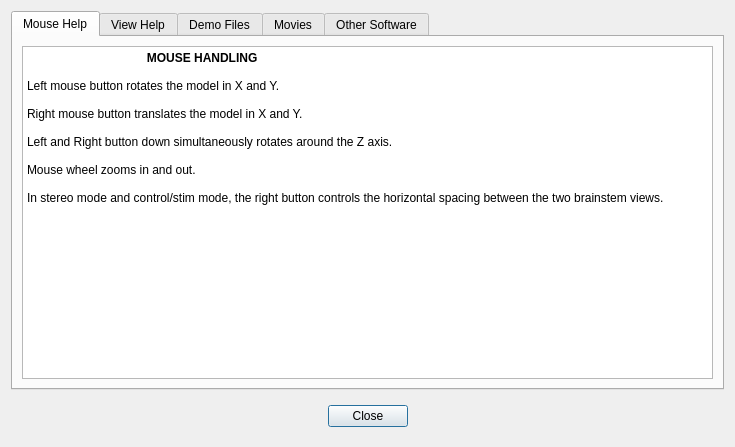
<?xml version="1.0" encoding="UTF-8"?>
<ui version="4.0">
 <class>HelpBox</class>
 <widget class="QDialog" name="HelpBox">
  <property name="geometry">
   <rect>
    <x>0</x>
    <y>0</y>
    <width>735</width>
    <height>447</height>
   </rect>
  </property>
  <property name="windowTitle">
   <string>Help</string>
  </property>
  <layout class="QVBoxLayout" name="verticalLayout">
   <item>
    <widget class="QTabWidget" name="helpTab">
     <property name="currentIndex">
      <number>0</number>
     </property>
     <widget class="QWidget" name="mouseTab">
      <attribute name="title">
       <string>Mouse Help</string>
      </attribute>
      <layout class="QVBoxLayout" name="verticalLayout_2">
       <item>
        <widget class="QTextBrowser" name="helpText">
         <property name="enabled">
          <bool>true</bool>
         </property>
         <property name="html">
          <string>&lt;!DOCTYPE HTML PUBLIC &quot;-//W3C//DTD HTML 4.0//EN&quot; &quot;http://www.w3.org/TR/REC-html40/strict.dtd&quot;&gt;
&lt;html&gt;&lt;head&gt;&lt;meta name=&quot;qrichtext&quot; content=&quot;1&quot; /&gt;&lt;style type=&quot;text/css&quot;&gt;
p, li { white-space: pre-wrap; }
&lt;/style&gt;&lt;/head&gt;&lt;body style=&quot; font-family:'Sans'; font-size:9pt; font-weight:400; font-style:normal;&quot;&gt;
&lt;p style=&quot; margin-top:0px; margin-bottom:0px; margin-left:0px; margin-right:0px; -qt-block-indent:0; text-indent:0px;&quot;&gt;&lt;span style=&quot; font-family:'monospace'; font-weight:600; color:#000000; background-color:#ffffff;&quot;&gt;                                    MOUSE HANDLING &lt;/span&gt;&lt;span style=&quot; font-family:'monospace';&quot;&gt;&lt;br /&gt;&lt;br /&gt;Left mouse button rotates the model in X and Y. &lt;br /&gt;&lt;br /&gt;Right mouse button translates the model in X and Y. &lt;br /&gt;&lt;br /&gt;Left and Right button down simultaneously rotates around the Z axis. &lt;br /&gt;&lt;br /&gt;Mouse wheel zooms in and out.&lt;br /&gt;&lt;/span&gt;&lt;/p&gt;
&lt;p style=&quot; margin-top:0px; margin-bottom:0px; margin-left:0px; margin-right:0px; -qt-block-indent:0; text-indent:0px;&quot;&gt;&lt;span style=&quot; font-family:'monospace';&quot;&gt;In stereo mode and control/stim mode, the right button controls the horizontal spacing between the two brainstem views.&lt;/span&gt;&lt;/p&gt;
&lt;p style=&quot;-qt-paragraph-type:empty; margin-top:0px; margin-bottom:0px; margin-left:0px; margin-right:0px; -qt-block-indent:0; text-indent:0px; font-family:'Sans Serif';&quot;&gt;&lt;br /&gt;&lt;/p&gt;&lt;/body&gt;&lt;/html&gt;</string>
         </property>
         <property name="placeholderText">
          <string>Help info</string>
         </property>
        </widget>
       </item>
      </layout>
     </widget>
     <widget class="QWidget" name="viewTab">
      <attribute name="title">
       <string>View Help</string>
      </attribute>
      <layout class="QVBoxLayout" name="verticalLayout_3">
       <item>
        <widget class="QTextBrowser" name="helpText_2">
         <property name="enabled">
          <bool>true</bool>
         </property>
         <property name="html">
          <string>&lt;!DOCTYPE HTML PUBLIC &quot;-//W3C//DTD HTML 4.0//EN&quot; &quot;http://www.w3.org/TR/REC-html40/strict.dtd&quot;&gt;
&lt;html&gt;&lt;head&gt;&lt;meta name=&quot;qrichtext&quot; content=&quot;1&quot; /&gt;&lt;style type=&quot;text/css&quot;&gt;
p, li { white-space: pre-wrap; }
&lt;/style&gt;&lt;/head&gt;&lt;body style=&quot; font-family:'Sans'; font-size:9pt; font-weight:400; font-style:normal;&quot;&gt;
&lt;p align=&quot;center&quot; style=&quot; margin-top:0px; margin-bottom:0px; margin-left:0px; margin-right:0px; -qt-block-indent:0; text-indent:0px;&quot;&gt;&lt;span style=&quot; font-family:'monospace'; font-weight:600;&quot;&gt;VIEWS&lt;/span&gt;&lt;/p&gt;
&lt;p style=&quot;-qt-paragraph-type:empty; margin-top:0px; margin-bottom:0px; margin-left:0px; margin-right:0px; -qt-block-indent:0; text-indent:0px; font-family:'monospace';&quot;&gt;&lt;br /&gt;&lt;/p&gt;
&lt;p style=&quot; margin-top:0px; margin-bottom:0px; margin-left:0px; margin-right:0px; -qt-block-indent:0; text-indent:0px;&quot;&gt;&lt;span style=&quot; font-family:'monospace';&quot;&gt;The stereo view displays a duplicate of the main view that is rotated 5 degrees. This creates a 3D effect.&lt;/span&gt;&lt;/p&gt;
&lt;p style=&quot;-qt-paragraph-type:empty; margin-top:0px; margin-bottom:0px; margin-left:0px; margin-right:0px; -qt-block-indent:0; text-indent:0px; font-family:'monospace';&quot;&gt;&lt;br /&gt;&lt;/p&gt;
&lt;p style=&quot; margin-top:0px; margin-bottom:0px; margin-left:0px; margin-right:0px; -qt-block-indent:0; text-indent:0px;&quot;&gt;&lt;span style=&quot; font-family:'monospace';&quot;&gt;When viewing CTRL/STIM pairs, the left view is the control CTHs and the right view is the stim CTHs.&lt;/span&gt;&lt;/p&gt;
&lt;p style=&quot;-qt-paragraph-type:empty; margin-top:0px; margin-bottom:0px; margin-left:0px; margin-right:0px; -qt-block-indent:0; text-indent:0px; font-family:'monospace';&quot;&gt;&lt;br /&gt;&lt;/p&gt;
&lt;p style=&quot; margin-top:0px; margin-bottom:0px; margin-left:0px; margin-right:0px; -qt-block-indent:0; text-indent:0px;&quot;&gt;&lt;span style=&quot; font-family:'monospace';&quot;&gt;The CS-DELTA view does not display clusters. It displays the difference in value between the CTRL and STIM CTHs for each cell.&lt;/span&gt;&lt;/p&gt;
&lt;p style=&quot; margin-top:0px; margin-bottom:0px; margin-left:0px; margin-right:0px; -qt-block-indent:0; text-indent:0px;&quot;&gt;&lt;span style=&quot; font-family:'monospace';&quot;&gt;For each bin, if CTRL - STIM is negative, the cell is a silver color.&lt;/span&gt;&lt;/p&gt;
&lt;p style=&quot; margin-top:0px; margin-bottom:0px; margin-left:0px; margin-right:0px; -qt-block-indent:0; text-indent:0px;&quot;&gt;&lt;span style=&quot; font-family:'monospace';&quot;&gt;If CTRL - STIM is positive, the cell is a gold color.&lt;/span&gt;&lt;/p&gt;
&lt;p style=&quot; margin-top:0px; margin-bottom:0px; margin-left:0px; margin-right:0px; -qt-block-indent:0; text-indent:0px;&quot;&gt;&lt;span style=&quot; font-family:'monospace';&quot;&gt;The larger the difference, the brighter the color.&lt;/span&gt;&lt;/p&gt;
&lt;p style=&quot; margin-top:0px; margin-bottom:0px; margin-left:0px; margin-right:0px; -qt-block-indent:0; text-indent:0px;&quot;&gt;&lt;span style=&quot; font-family:'monospace';&quot;&gt;If CTRL - STIM is zero, the cell is black. Use Graphic Options-&amp;gt;Hide Inactive Cells to toggle displaying these.&lt;/span&gt;&lt;/p&gt;
&lt;p style=&quot;-qt-paragraph-type:empty; margin-top:0px; margin-bottom:0px; margin-left:0px; margin-right:0px; -qt-block-indent:0; text-indent:0px; font-family:'monospace';&quot;&gt;&lt;br /&gt;&lt;/p&gt;
&lt;p style=&quot; margin-top:0px; margin-bottom:0px; margin-left:0px; margin-right:0px; -qt-block-indent:0; text-indent:0px;&quot;&gt;&lt;span style=&quot; font-family:'monospace';&quot;&gt;If Archetype clustering was used to produce the clusters, there are three ranges of clusters.&lt;/span&gt;&lt;/p&gt;
&lt;p style=&quot; margin-top:0px; margin-bottom:0px; margin-left:0px; margin-right:0px; -qt-block-indent:0; text-indent:0px;&quot;&gt;&lt;span style=&quot; font-family:'monospace';&quot;&gt;The clusters in the 100 range are predominately I CTHs.&lt;/span&gt;&lt;/p&gt;
&lt;p style=&quot; margin-top:0px; margin-bottom:0px; margin-left:0px; margin-right:0px; -qt-block-indent:0; text-indent:0px;&quot;&gt;&lt;span style=&quot; font-family:'monospace';&quot;&gt;The clusters in the 200 range are low respitorily modulated CTHs.&lt;/span&gt;&lt;/p&gt;
&lt;p style=&quot; margin-top:0px; margin-bottom:0px; margin-left:0px; margin-right:0px; -qt-block-indent:0; text-indent:0px;&quot;&gt;&lt;span style=&quot; font-family:'monospace';&quot;&gt;The clusters in the 300 range are predominately E CTHs.&lt;/span&gt;&lt;/p&gt;
&lt;p style=&quot;-qt-paragraph-type:empty; margin-top:0px; margin-bottom:0px; margin-left:0px; margin-right:0px; -qt-block-indent:0; text-indent:0px; font-family:'monospace';&quot;&gt;&lt;br /&gt;&lt;/p&gt;
&lt;p style=&quot; margin-top:0px; margin-bottom:0px; margin-left:0px; margin-right:0px; -qt-block-indent:0; text-indent:0px;&quot;&gt;&lt;span style=&quot; font-family:'monospace';&quot;&gt;If other types of clustering was used, you need to view the output of the cthgui program to know what type of clusters the cluster numbers represent. &lt;/span&gt;&lt;/p&gt;&lt;/body&gt;&lt;/html&gt;</string>
         </property>
         <property name="placeholderText">
          <string>Help info</string>
         </property>
        </widget>
       </item>
      </layout>
     </widget>
     <widget class="QWidget" name="demoTab">
      <attribute name="title">
       <string>Demo Files</string>
      </attribute>
      <layout class="QHBoxLayout" name="horizontalLayout_2">
       <item>
        <widget class="QTextBrowser" name="helpText_3">
         <property name="enabled">
          <bool>true</bool>
         </property>
         <property name="html">
          <string>&lt;!DOCTYPE HTML PUBLIC &quot;-//W3C//DTD HTML 4.0//EN&quot; &quot;http://www.w3.org/TR/REC-html40/strict.dtd&quot;&gt;
&lt;html&gt;&lt;head&gt;&lt;meta name=&quot;qrichtext&quot; content=&quot;1&quot; /&gt;&lt;style type=&quot;text/css&quot;&gt;
p, li { white-space: pre-wrap; }
&lt;/style&gt;&lt;/head&gt;&lt;body style=&quot; font-family:'Sans'; font-size:9pt; font-weight:400; font-style:normal;&quot;&gt;
&lt;p align=&quot;center&quot; style=&quot; margin-top:0px; margin-bottom:0px; margin-left:0px; margin-right:0px; -qt-block-indent:0; text-indent:0px;&quot;&gt;&lt;span style=&quot; font-family:'monospace'; font-weight:600;&quot;&gt;DEMO FILES&lt;/span&gt;&lt;/p&gt;
&lt;p style=&quot;-qt-paragraph-type:empty; margin-top:0px; margin-bottom:0px; margin-left:0px; margin-right:0px; -qt-block-indent:0; text-indent:0px; font-family:'monospace';&quot;&gt;&lt;br /&gt;&lt;/p&gt;
&lt;p style=&quot; margin-top:0px; margin-bottom:0px; margin-left:0px; margin-right:0px; -qt-block-indent:0; text-indent:0px;&quot;&gt;&lt;span style=&quot; font-family:'Sans Serif';&quot;&gt;There are three demo files you can use with the brainstem program. &lt;/span&gt;&lt;/p&gt;
&lt;p style=&quot; margin-top:0px; margin-bottom:0px; margin-left:0px; margin-right:0px; -qt-block-indent:0; text-indent:0px;&quot;&gt;&lt;span style=&quot; font-family:'Sans Serif';&quot;&gt;They are in:&lt;/span&gt;&lt;/p&gt;
&lt;p style=&quot;-qt-paragraph-type:empty; margin-top:0px; margin-bottom:0px; margin-left:0px; margin-right:0px; -qt-block-indent:0; text-indent:0px; font-family:'Sans Serif';&quot;&gt;&lt;br /&gt;&lt;/p&gt;
&lt;p style=&quot; margin-top:0px; margin-bottom:0px; margin-left:0px; margin-right:0px; -qt-block-indent:0; text-indent:0px;&quot;&gt;&lt;span style=&quot; font-family:'Sans Serif';&quot;&gt;/usr/local/share/brainstem&lt;/span&gt;&lt;/p&gt;
&lt;p style=&quot;-qt-paragraph-type:empty; margin-top:0px; margin-bottom:0px; margin-left:0px; margin-right:0px; -qt-block-indent:0; text-indent:0px; font-family:'Sans Serif';&quot;&gt;&lt;br /&gt;&lt;/p&gt;
&lt;p style=&quot; margin-top:0px; margin-bottom:0px; margin-left:0px; margin-right:0px; -qt-block-indent:0; text-indent:0px;&quot;&gt;&lt;span style=&quot; font-family:'Sans Serif';&quot;&gt;They are:&lt;/span&gt;&lt;/p&gt;
&lt;p style=&quot;-qt-paragraph-type:empty; margin-top:0px; margin-bottom:0px; margin-left:0px; margin-right:0px; -qt-block-indent:0; text-indent:0px; font-family:'Sans Serif';&quot;&gt;&lt;br /&gt;&lt;/p&gt;
&lt;p style=&quot; margin-top:0px; margin-bottom:0px; margin-left:0px; margin-right:0px; -qt-block-indent:0; text-indent:0px;&quot;&gt;&lt;span style=&quot; font-family:'Sans Serif';&quot;&gt;allexp-100_ctl.csv&lt;/span&gt;&lt;/p&gt;
&lt;p style=&quot; margin-top:0px; margin-bottom:0px; margin-left:0px; margin-right:0px; -qt-block-indent:0; text-indent:0px;&quot;&gt;&lt;span style=&quot; font-family:'Sans Serif';&quot;&gt;allexp-100_cco2.csv&lt;/span&gt;&lt;/p&gt;
&lt;p style=&quot; margin-top:0px; margin-bottom:0px; margin-left:0px; margin-right:0px; -qt-block-indent:0; text-indent:0px;&quot;&gt;&lt;span style=&quot; font-family:'Sans Serif';&quot;&gt;allexp-100_vco2.csv&lt;/span&gt;&lt;/p&gt;
&lt;p style=&quot;-qt-paragraph-type:empty; margin-top:0px; margin-bottom:0px; margin-left:0px; margin-right:0px; -qt-block-indent:0; text-indent:0px; font-family:'Sans Serif';&quot;&gt;&lt;br /&gt;&lt;/p&gt;
&lt;p style=&quot; margin-top:0px; margin-bottom:0px; margin-left:0px; margin-right:0px; -qt-block-indent:0; text-indent:0px;&quot;&gt;&lt;span style=&quot; font-family:'monospace';&quot;&gt;These files were created using the Ward linkage algorithm to find 12 clusters.&lt;/span&gt;&lt;/p&gt;
&lt;p style=&quot;-qt-paragraph-type:empty; margin-top:0px; margin-bottom:0px; margin-left:0px; margin-right:0px; -qt-block-indent:0; text-indent:0px; font-family:'monospace';&quot;&gt;&lt;br /&gt;&lt;/p&gt;
&lt;p style=&quot; margin-top:0px; margin-bottom:0px; margin-left:0px; margin-right:0px; -qt-block-indent:0; text-indent:0px;&quot;&gt;&lt;span style=&quot; font-family:'monospace';&quot;&gt;You can also find /usr/local/share/brainstem/brainstem.png that you can use as an icon. Create a shortcut to /usr/local/bin/brainstem and then select this as the icon. &lt;/span&gt;&lt;/p&gt;&lt;/body&gt;&lt;/html&gt;</string>
         </property>
         <property name="placeholderText">
          <string>Help info</string>
         </property>
        </widget>
       </item>
      </layout>
     </widget>
     <widget class="QWidget" name="moviesTab">
      <attribute name="title">
       <string>Movies</string>
      </attribute>
      <layout class="QHBoxLayout" name="horizontalLayout_4">
       <item>
        <widget class="QTextBrowser" name="helpText_5">
         <property name="enabled">
          <bool>true</bool>
         </property>
         <property name="html">
          <string>&lt;!DOCTYPE HTML PUBLIC &quot;-//W3C//DTD HTML 4.0//EN&quot; &quot;http://www.w3.org/TR/REC-html40/strict.dtd&quot;&gt;
&lt;html&gt;&lt;head&gt;&lt;meta name=&quot;qrichtext&quot; content=&quot;1&quot; /&gt;&lt;style type=&quot;text/css&quot;&gt;
p, li { white-space: pre-wrap; }
&lt;/style&gt;&lt;/head&gt;&lt;body style=&quot; font-family:'Sans'; font-size:9pt; font-weight:400; font-style:normal;&quot;&gt;
&lt;p align=&quot;center&quot; style=&quot; margin-top:0px; margin-bottom:0px; margin-left:0px; margin-right:0px; -qt-block-indent:0; text-indent:0px;&quot;&gt;&lt;span style=&quot; font-family:'Sans Serif'; font-weight:600;&quot;&gt;Making Movies&lt;/span&gt;&lt;/p&gt;
&lt;p style=&quot;-qt-paragraph-type:empty; margin-top:0px; margin-bottom:0px; margin-left:0px; margin-right:0px; -qt-block-indent:0; text-indent:0px; font-family:'monospace';&quot;&gt;&lt;br /&gt;&lt;/p&gt;
&lt;p style=&quot; margin-top:0px; margin-bottom:0px; margin-left:0px; margin-right:0px; -qt-block-indent:0; text-indent:0px;&quot;&gt;&lt;span style=&quot; font-family:'Sans Serif';&quot;&gt;The brainstem graphic region can be animated by the program to spin the brainstem and/or display cell activity. It can also be manipulated by the user.&lt;/span&gt;&lt;/p&gt;
&lt;p style=&quot;-qt-paragraph-type:empty; margin-top:0px; margin-bottom:0px; margin-left:0px; margin-right:0px; -qt-block-indent:0; text-indent:0px; font-family:'Sans Serif';&quot;&gt;&lt;br /&gt;&lt;/p&gt;
&lt;p style=&quot; margin-top:0px; margin-bottom:0px; margin-left:0px; margin-right:0px; -qt-block-indent:0; text-indent:0px;&quot;&gt;&lt;span style=&quot; font-family:'Sans Serif';&quot;&gt;The Movie function creates a recording of these events. It creates a .wmv file and a .avi file. These can be played back using any movie viewer that supports the required codec.&lt;/span&gt;&lt;/p&gt;
&lt;p style=&quot;-qt-paragraph-type:empty; margin-top:0px; margin-bottom:0px; margin-left:0px; margin-right:0px; -qt-block-indent:0; text-indent:0px; font-family:'Sans Serif';&quot;&gt;&lt;br /&gt;&lt;/p&gt;
&lt;p style=&quot; margin-top:0px; margin-bottom:0px; margin-left:0px; margin-right:0px; -qt-block-indent:0; text-indent:0px;&quot;&gt;&lt;span style=&quot; font-family:'Sans Serif';&quot;&gt;A popular player can be downloaded from:&lt;/span&gt;&lt;/p&gt;
&lt;p style=&quot;-qt-paragraph-type:empty; margin-top:0px; margin-bottom:0px; margin-left:0px; margin-right:0px; -qt-block-indent:0; text-indent:0px; font-family:'Sans Serif';&quot;&gt;&lt;br /&gt;&lt;/p&gt;
&lt;p style=&quot; margin-top:0px; margin-bottom:0px; margin-left:0px; margin-right:0px; -qt-block-indent:0; text-indent:0px;&quot;&gt;&lt;a href=&quot;https://www.videolan.org/vlc/index.html&quot;&gt;&lt;span style=&quot; font-family:'Sans Serif'; text-decoration: underline; color:#0000ff;&quot;&gt;https://www.videolan.org/vlc/index.html&lt;/span&gt;&lt;/a&gt;&lt;/p&gt;
&lt;p style=&quot;-qt-paragraph-type:empty; margin-top:0px; margin-bottom:0px; margin-left:0px; margin-right:0px; -qt-block-indent:0; text-indent:0px; font-family:'Sans Serif';&quot;&gt;&lt;br /&gt;&lt;/p&gt;
&lt;p style=&quot;-qt-paragraph-type:empty; margin-top:0px; margin-bottom:0px; margin-left:0px; margin-right:0px; -qt-block-indent:0; text-indent:0px; font-family:'Sans Serif';&quot;&gt;&lt;br /&gt;&lt;/p&gt;
&lt;p style=&quot; margin-top:0px; margin-bottom:0px; margin-left:0px; margin-right:0px; -qt-block-indent:0; text-indent:0px;&quot;&gt;&lt;span style=&quot; font-family:'Sans Serif';&quot;&gt;The recording software tries to make the movie match what you are seeing in realtime.  If you are viewing a control/stim pair with a lot of cells and using a very fast brainstem rotation, the rate of spin that you see can be slower than what will actually be recorded. You may even see the rotation speed up and slow down. If you want to have a very fast rotation, turn off all of the cells using the Deselect All button or select just the control or stim dipslay, then adjust the rotation speed. This is what the recording will look like. Now, reselect the cells or the control/stim view and start recording the movie.&lt;/span&gt;&lt;/p&gt;
&lt;p style=&quot;-qt-paragraph-type:empty; margin-top:0px; margin-bottom:0px; margin-left:0px; margin-right:0px; -qt-block-indent:0; text-indent:0px; font-family:'Sans Serif';&quot;&gt;&lt;br /&gt;&lt;/p&gt;
&lt;p style=&quot; margin-top:0px; margin-bottom:0px; margin-left:0px; margin-right:0px; -qt-block-indent:0; text-indent:0px;&quot;&gt;&lt;span style=&quot; font-family:'Sans Serif';&quot;&gt;The recording software creates a single frame, saves that to a file, then creates the next frame, and saves it to another file, and so on. It then uses the frames per second (FPS) information to determine the speed at which the player shows the movie. The speed of what you see while recording may be slower that what will be in the movie because it takes a while to save the files.&lt;/span&gt;&lt;/p&gt;
&lt;p style=&quot;-qt-paragraph-type:empty; margin-top:0px; margin-bottom:0px; margin-left:0px; margin-right:0px; -qt-block-indent:0; text-indent:0px; font-family:'Sans Serif';&quot;&gt;&lt;br /&gt;&lt;/p&gt;
&lt;p style=&quot; margin-top:0px; margin-bottom:0px; margin-left:0px; margin-right:0px; -qt-block-indent:0; text-indent:0px;&quot;&gt;&lt;span style=&quot; font-family:'Sans Serif';&quot;&gt;The length of the movie is displayed in one of the controls in the movie region. If you want to have a static display or manually manipulate the graphics, keep an eye on the time to control the pacing.&lt;/span&gt;&lt;/p&gt;
&lt;p style=&quot;-qt-paragraph-type:empty; margin-top:0px; margin-bottom:0px; margin-left:0px; margin-right:0px; -qt-block-indent:0; text-indent:0px; font-family:'Sans Serif';&quot;&gt;&lt;br /&gt;&lt;/p&gt;
&lt;p style=&quot;-qt-paragraph-type:empty; margin-top:0px; margin-bottom:0px; margin-left:0px; margin-right:0px; -qt-block-indent:0; text-indent:0px; font-family:'Sans Serif';&quot;&gt;&lt;br /&gt;&lt;/p&gt;
&lt;p style=&quot;-qt-paragraph-type:empty; margin-top:0px; margin-bottom:0px; margin-left:0px; margin-right:0px; -qt-block-indent:0; text-indent:0px; font-family:'Sans Serif';&quot;&gt;&lt;br /&gt;&lt;/p&gt;
&lt;p style=&quot;-qt-paragraph-type:empty; margin-top:0px; margin-bottom:0px; margin-left:0px; margin-right:0px; -qt-block-indent:0; text-indent:0px; font-family:'Sans Serif'; text-decoration: underline; color:#0000ff;&quot;&gt;&lt;br /&gt;&lt;/p&gt;
&lt;p style=&quot;-qt-paragraph-type:empty; margin-top:0px; margin-bottom:0px; margin-left:0px; margin-right:0px; -qt-block-indent:0; text-indent:0px; font-family:'Sans Serif';&quot;&gt;&lt;br /&gt;&lt;/p&gt;
&lt;p style=&quot;-qt-paragraph-type:empty; margin-top:0px; margin-bottom:0px; margin-left:0px; margin-right:0px; -qt-block-indent:0; text-indent:0px; font-family:'Sans Serif';&quot;&gt;&lt;br /&gt;&lt;/p&gt;
&lt;p style=&quot;-qt-paragraph-type:empty; margin-top:0px; margin-bottom:0px; margin-left:0px; margin-right:0px; -qt-block-indent:0; text-indent:0px; font-family:'Sans Serif';&quot;&gt;&lt;br /&gt;&lt;/p&gt;
&lt;p style=&quot;-qt-paragraph-type:empty; margin-top:0px; margin-bottom:0px; margin-left:0px; margin-right:0px; -qt-block-indent:0; text-indent:0px; font-family:'Sans Serif';&quot;&gt;&lt;br /&gt;&lt;/p&gt;&lt;/body&gt;&lt;/html&gt;</string>
         </property>
         <property name="placeholderText">
          <string>Help info</string>
         </property>
         <property name="openLinks">
          <bool>false</bool>
         </property>
        </widget>
       </item>
      </layout>
     </widget>
     <widget class="QWidget" name="winTab">
      <attribute name="title">
       <string>Other Software</string>
      </attribute>
      <layout class="QHBoxLayout" name="horizontalLayout_3">
       <item>
        <widget class="QTextBrowser" name="helpText_4">
         <property name="enabled">
          <bool>true</bool>
         </property>
         <property name="html">
          <string>&lt;!DOCTYPE HTML PUBLIC &quot;-//W3C//DTD HTML 4.0//EN&quot; &quot;http://www.w3.org/TR/REC-html40/strict.dtd&quot;&gt;
&lt;html&gt;&lt;head&gt;&lt;meta name=&quot;qrichtext&quot; content=&quot;1&quot; /&gt;&lt;style type=&quot;text/css&quot;&gt;
p, li { white-space: pre-wrap; }
&lt;/style&gt;&lt;/head&gt;&lt;body style=&quot; font-family:'Sans'; font-size:9pt; font-weight:400; font-style:normal;&quot;&gt;
&lt;p align=&quot;center&quot; style=&quot; margin-top:0px; margin-bottom:0px; margin-left:0px; margin-right:0px; -qt-block-indent:0; text-indent:0px;&quot;&gt;&lt;span style=&quot; font-family:'monospace'; font-weight:600;&quot;&gt;MS Windows&lt;/span&gt;&lt;/p&gt;
&lt;p style=&quot;-qt-paragraph-type:empty; margin-top:0px; margin-bottom:0px; margin-left:0px; margin-right:0px; -qt-block-indent:0; text-indent:0px; font-family:'monospace';&quot;&gt;&lt;br /&gt;&lt;/p&gt;
&lt;p style=&quot; margin-top:0px; margin-bottom:0px; margin-left:0px; margin-right:0px; -qt-block-indent:0; text-indent:0px;&quot;&gt;&lt;span style=&quot; font-family:'monospace';&quot;&gt;There is a brainstem.exe program that is included in this package.&lt;/span&gt;&lt;/p&gt;
&lt;p style=&quot;-qt-paragraph-type:empty; margin-top:0px; margin-bottom:0px; margin-left:0px; margin-right:0px; -qt-block-indent:0; text-indent:0px; font-family:'monospace';&quot;&gt;&lt;br /&gt;&lt;/p&gt;
&lt;p style=&quot; margin-top:0px; margin-bottom:0px; margin-left:0px; margin-right:0px; -qt-block-indent:0; text-indent:0px;&quot;&gt;&lt;span style=&quot; font-family:'monospace';&quot;&gt;You can run this in Linux using the wine package.&lt;/span&gt;&lt;/p&gt;
&lt;p style=&quot;-qt-paragraph-type:empty; margin-top:0px; margin-bottom:0px; margin-left:0px; margin-right:0px; -qt-block-indent:0; text-indent:0px; font-family:'monospace';&quot;&gt;&lt;br /&gt;&lt;/p&gt;
&lt;p style=&quot; margin-top:0px; margin-bottom:0px; margin-left:0px; margin-right:0px; -qt-block-indent:0; text-indent:0px;&quot;&gt;&lt;span style=&quot; font-family:'monospace';&quot;&gt;You can also copy this from /usr/local/bin/brainstem.exe to a Windows machine. You may want to create a directory for it. You can also copy the demo files. Using these under Windows has not been tested.&lt;/span&gt;&lt;/p&gt;
&lt;p style=&quot;-qt-paragraph-type:empty; margin-top:0px; margin-bottom:0px; margin-left:0px; margin-right:0px; -qt-block-indent:0; text-indent:0px; font-family:'monospace';&quot;&gt;&lt;br /&gt;&lt;/p&gt;
&lt;p style=&quot; margin-top:0px; margin-bottom:0px; margin-left:0px; margin-right:0px; -qt-block-indent:0; text-indent:0px;&quot;&gt;&lt;span style=&quot; font-family:'monospace';&quot;&gt;If you want to create movies, you need to install the ffmpeg software. It is not included in this package because it is too much work to do so.&lt;/span&gt;&lt;/p&gt;
&lt;p style=&quot;-qt-paragraph-type:empty; margin-top:0px; margin-bottom:0px; margin-left:0px; margin-right:0px; -qt-block-indent:0; text-indent:0px; font-family:'monospace';&quot;&gt;&lt;br /&gt;&lt;/p&gt;
&lt;p style=&quot; margin-top:0px; margin-bottom:0px; margin-left:0px; margin-right:0px; -qt-block-indent:0; text-indent:0px;&quot;&gt;&lt;span style=&quot; font-family:'monospace';&quot;&gt;To obtain ffmpeg, go this this site and scroll down to the Windows download button.&lt;/span&gt;&lt;/p&gt;
&lt;p style=&quot;-qt-paragraph-type:empty; margin-top:0px; margin-bottom:0px; margin-left:0px; margin-right:0px; -qt-block-indent:0; text-indent:0px; font-family:'monospace';&quot;&gt;&lt;br /&gt;&lt;/p&gt;
&lt;p style=&quot;-qt-paragraph-type:empty; margin-top:0px; margin-bottom:0px; margin-left:0px; margin-right:0px; -qt-block-indent:0; text-indent:0px; font-family:'monospace';&quot;&gt;&lt;br /&gt;&lt;/p&gt;
&lt;p style=&quot; margin-top:0px; margin-bottom:0px; margin-left:0px; margin-right:0px; -qt-block-indent:0; text-indent:0px;&quot;&gt;&lt;a href=&quot;https://ffmpeg.org/download.html&quot;&gt;&lt;span style=&quot; font-family:'Sans Serif'; text-decoration: underline; color:#0000ff;&quot;&gt;ffmpeg&lt;/span&gt;&lt;/a&gt;&lt;/p&gt;
&lt;p style=&quot;-qt-paragraph-type:empty; margin-top:0px; margin-bottom:0px; margin-left:0px; margin-right:0px; -qt-block-indent:0; text-indent:0px; font-family:'Sans Serif'; color:#000000;&quot;&gt;&lt;br /&gt;&lt;/p&gt;
&lt;p style=&quot; margin-top:0px; margin-bottom:0px; margin-left:0px; margin-right:0px; -qt-block-indent:0; text-indent:0px;&quot;&gt;&lt;span style=&quot; font-family:'Sans Serif';&quot;&gt;This is a zipped file.&lt;/span&gt;&lt;/p&gt;
&lt;p style=&quot;-qt-paragraph-type:empty; margin-top:0px; margin-bottom:0px; margin-left:0px; margin-right:0px; -qt-block-indent:0; text-indent:0px; font-family:'Sans Serif';&quot;&gt;&lt;br /&gt;&lt;/p&gt;
&lt;p style=&quot; margin-top:0px; margin-bottom:0px; margin-left:0px; margin-right:0px; -qt-block-indent:0; text-indent:0px;&quot;&gt;&lt;span style=&quot; font-family:'Sans Serif';&quot;&gt;Brainstem expects to find ffmpeg.exe on the execution path. One way to do this is to unzip the file in the brainstem directory.  Or, you can install it anywhere you want and modify your environment PATH variable to include its directory.&lt;/span&gt;&lt;/p&gt;
&lt;p style=&quot;-qt-paragraph-type:empty; margin-top:0px; margin-bottom:0px; margin-left:0px; margin-right:0px; -qt-block-indent:0; text-indent:0px; font-family:'Sans Serif'; color:#0000ff;&quot;&gt;&lt;br /&gt;&lt;/p&gt;&lt;/body&gt;&lt;/html&gt;</string>
         </property>
         <property name="placeholderText">
          <string>Help info</string>
         </property>
         <property name="openLinks">
          <bool>false</bool>
         </property>
        </widget>
       </item>
      </layout>
     </widget>
    </widget>
   </item>
   <item>
    <widget class="QFrame" name="frame">
     <property name="frameShape">
      <enum>QFrame::NoFrame</enum>
     </property>
     <property name="frameShadow">
      <enum>QFrame::Raised</enum>
     </property>
     <layout class="QHBoxLayout" name="horizontalLayout">
      <item>
       <spacer name="horizontalSpacer">
        <property name="orientation">
         <enum>Qt::Horizontal</enum>
        </property>
        <property name="sizeHint" stdset="0">
         <size>
          <width>40</width>
          <height>20</height>
         </size>
        </property>
       </spacer>
      </item>
      <item>
       <widget class="QDialogButtonBox" name="helpClose">
        <property name="sizePolicy">
         <sizepolicy hsizetype="Expanding" vsizetype="Fixed">
          <horstretch>0</horstretch>
          <verstretch>0</verstretch>
         </sizepolicy>
        </property>
        <property name="orientation">
         <enum>Qt::Horizontal</enum>
        </property>
        <property name="standardButtons">
         <set>QDialogButtonBox::Close</set>
        </property>
        <property name="centerButtons">
         <bool>true</bool>
        </property>
       </widget>
      </item>
      <item>
       <spacer name="horizontalSpacer_2">
        <property name="orientation">
         <enum>Qt::Horizontal</enum>
        </property>
        <property name="sizeHint" stdset="0">
         <size>
          <width>40</width>
          <height>20</height>
         </size>
        </property>
       </spacer>
      </item>
     </layout>
    </widget>
   </item>
  </layout>
 </widget>
 <resources/>
 <connections>
  <connection>
   <sender>helpClose</sender>
   <signal>accepted()</signal>
   <receiver>HelpBox</receiver>
   <slot>accept()</slot>
   <hints>
    <hint type="sourcelabel">
     <x>248</x>
     <y>254</y>
    </hint>
    <hint type="destinationlabel">
     <x>157</x>
     <y>274</y>
    </hint>
   </hints>
  </connection>
  <connection>
   <sender>helpClose</sender>
   <signal>rejected()</signal>
   <receiver>HelpBox</receiver>
   <slot>reject()</slot>
   <hints>
    <hint type="sourcelabel">
     <x>316</x>
     <y>260</y>
    </hint>
    <hint type="destinationlabel">
     <x>286</x>
     <y>274</y>
    </hint>
   </hints>
  </connection>
 </connections>
</ui>
